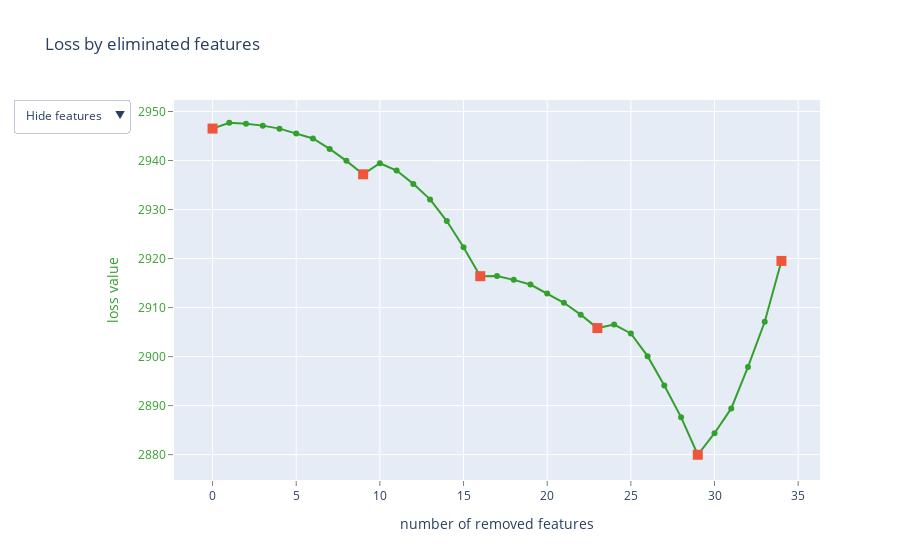

Notebook source saved alongside this figure:
### Code cell
result = model.select_features(
    train_pool, eval_set=val_pool,
    features_for_select=X_train.columns.tolist(),
    num_features_to_select=40,
    steps=5,
    plot=True,
)

### Figure 1 — Plotly figure (JSON) as saved in the notebook; plotly's stock layout.template omitted (floating-point values rounded to 4 significant figures)
{"data": [{"line": {"color": "rgb(51,160,44)"}, "mode": "lines+markers", "name": "", "text": ["", "wind_distance_ARR_100", "average_airspeed_ARR_100", "track_variation_ARR_100", "is_offblock_weekend", "Num_Engines", "flown_distance_ARR_100", "average_humidity_ARR_100", "average_temperature_ARR_100", "wind_distance_DEP_100", "arrival_minute", "track_variation_ENR", "groundspeed_ARR_100", "average_vertical_rate_ARR_100", "taxiout_time", "track_variation_DEP_100", "average_airspeed_DEP_100", "offblock_minute", "average_airspeed_ENR", "specific_energy_ENR", "taxi_ratio", "average_humidity_DEP_100", "specific_energy_ARR_100", "is_offblock_rush_hour", "wind_distance_ENR", "groundspeed_ENR", "altitude_difference", "average_vertical_rate_ENR", "bearing", "Altitude_ades", "specific_energy_DEP_100", "Longitude_adep", "flown_distance_ENR", "flown_distance_DEP_100", "cumulative_avg_speed"], "type": "scatter", "x": [0, 1, 2, 3, 4, 5, 6, 7, 8, 9, 10, 11, 12, 13, 14, 15, 16, 17, 18, 19, 20, 21, 22, 23, 24, 25, 26, 27, 28, 29, 30, 31, 32, 33, 34], "y": [2947.0, 2948.0, 2948.0, 2947.0, 2947.0, 2946.0, 2944.0, 2942.0, 2940.0, 2937.0, 2939.0, 2938.0, 2935.0, 2932.0, 2928.0, 2922.0, 2916.0, 2916.0, 2916.0, 2915.0, 2913.0, 2911.0, 2909.0, 2906.0, 2907.0, 2905.0, 2900.0, 2894.0, 2888.0, 2880.0, 2884.0, 2889.0, 2898.0, 2907.0, 2920.0]}, {"marker": {"size": 10, "symbol": "square"}, "mode": "markers", "name": "", "text": ["", "wind_distance_DEP_100", "average_airspeed_DEP_100", "is_offblock_rush_hour", "Altitude_ades", "cumulative_avg_speed"], "type": "scatter", "x": [0, 9, 16, 23, 29, 34], "y": [2947.0, 2937.0, 2916.0, 2906.0, 2880.0, 2920.0]}, {"mode": "text", "name": "", "text": ["", "19", "13", "7", "43", "59", "31", "25", "22", "20", "42", "9", "16", "10", "5", "8", "14", "36", "15", "30", "45", "26", "28", "44", "21", "18", "69", "12", "70", "68", "29", "64", "33", "32", "49"], "textfont": {"color": "rgb(51,160,44)", "family": "sans serif", "size": 18}, "textposition": "bottom center", "type": "scatter", "visible": false, "x": [0, 1, 2, 3, 4, 5, 6, 7, 8, 9, 10, 11, 12, 13, 14, 15, 16, 17, 18, 19, 20, 21, 22, 23, 24, 25, 26, 27, 28, 29, 30, 31, 32, 33, 34], "y": [2947.0, 2948.0, 2948.0, 2947.0, 2947.0, 2946.0, 2944.0, 2942.0, 2940.0, 2937.0, 2939.0, 2938.0, 2935.0, 2932.0, 2928.0, 2922.0, 2916.0, 2916.0, 2916.0, 2915.0, 2913.0, 2911.0, 2909.0, 2906.0, 2907.0, 2905.0, 2900.0, 2894.0, 2888.0, 2880.0, 2884.0, 2889.0, 2898.0, 2907.0, 2920.0]}, {"mode": "text", "name": "", "text": ["", "wind_distance_ARR_100", "average_airspeed_ARR_100", "track_variation_ARR_100", "is_offblock_weekend", "Num_Engines", "flown_distance_ARR_100", "average_humidity_ARR_100", "average_temperature_ARR_100", "wind_distance_DEP_100", "arrival_minute", "track_variation_ENR", "groundspeed_ARR_100", "average_vertical_rate_ARR_100", "taxiout_time", "track_variation_DEP_100", "average_airspeed_DEP_100", "offblock_minute", "average_airspeed_ENR", "specific_energy_ENR", "taxi_ratio", "average_humidity_DEP_100", "specific_energy_ARR_100", "is_offblock_rush_hour", "wind_distance_ENR", "groundspeed_ENR", "altitude_difference", "average_vertical_rate_ENR", "bearing", "Altitude_ades", "specific_energy_DEP_100", "Longitude_adep", "flown_distance_ENR", "flown_distance_DEP_100", "cumulative_avg_speed"], "textfont": {"color": "rgb(51,160,44)", "family": "sans serif", "size": 18}, "textposition": "bottom center", "type": "scatter", "visible": false, "x": [0, 1, 2, 3, 4, 5, 6, 7, 8, 9, 10, 11, 12, 13, 14, 15, 16, 17, 18, 19, 20, 21, 22, 23, 24, 25, 26, 27, 28, 29, 30, 31, 32, 33, 34], "y": [2947.0, 2948.0, 2948.0, 2947.0, 2947.0, 2946.0, 2944.0, 2942.0, 2940.0, 2937.0, 2939.0, 2938.0, 2935.0, 2932.0, 2928.0, 2922.0, 2916.0, 2916.0, 2916.0, 2915.0, 2913.0, 2911.0, 2909.0, 2906.0, 2907.0, 2905.0, 2900.0, 2894.0, 2888.0, 2880.0, 2884.0, 2889.0, 2898.0, 2907.0, 2920.0]}], "layout": {"autosize": true, "showlegend": false, "title": {"text": "Loss by eliminated features"}, "updatemenus": [{"active": 0, "buttons": [{"args": [{"visible": [true, true, false, false]}], "label": "Hide features", "method": "update"}, {"args": [{"visible": [true, true, true, false]}], "label": "Show indices", "method": "update"}, {"args": [{"visible": [true, true, false, true]}], "label": "Show names", "method": "update"}], "pad": {"r": 10, "t": 10}, "showactive": true, "x": -0.25, "xanchor": "left", "y": 1.03, "yanchor": "top"}], "xaxis": {"autorange": true, "gridcolor": "rgb(255,255,255)", "range": [-2.218, 36.22], "showgrid": true, "showline": false, "showticklabels": true, "tickcolor": "rgb(127,127,127)", "ticks": "outside", "title": {"text": "number of removed features"}, "type": "linear", "zeroline": false}, "yaxis": {"autorange": true, "gridcolor": "rgb(255,255,255)", "range": [2873.0, 2953.0], "showgrid": true, "showline": false, "showticklabels": true, "tickcolor": "rgb(127,127,127)", "tickfont": {"color": "rgb(51,160,44)"}, "ticks": "outside", "title": {"font": {"color": "rgb(51,160,44)"}, "text": "loss value"}, "type": "linear", "zeroline": false}}}
